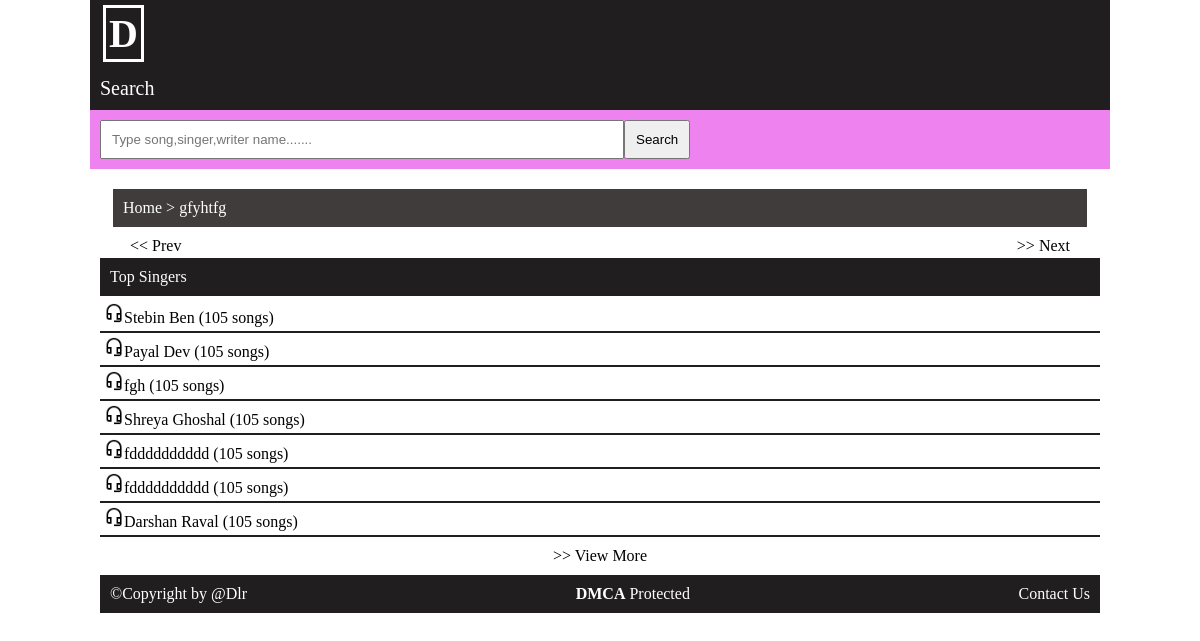
The page /tag/gfhgf-ghfvh on the database its author committed.
### home/models.py (models this page shows, shortened)
class Genere(models.Model):
    CategeryName=models.CharField(max_length=50)
    Slug=models.SlugField(max_length=50,unique=True,null=True,blank=True)
    class Meta:
        ordering = ['-pk']

class Singer(models.Model):
    Name=models.CharField(max_length=50)
    class Meta:
        ordering = ['-pk']

### home/views.py (the view)
# urls.py: path("tag/<slug>",views.label, name="label"),
def label(request,slug):
    post=Genere.objects.filter(Slug=slug)[0]
    p=Song.objects.filter(Genere__Slug=slug)[:4]
    context={
        'labex':f"<a href='/'>Home</a> > <a href='/tag/{ slug }'>{post.CategeryName}</a>",
        'label':post.CategeryName,
        'posts':p,
        'sing':find(7, Singer),
    }
    return render(request,'label.html',context)

### home/views.py (called while the page is built)
def find(num,argsss):
    result=argsss.objects.all()[:int(num)]
    return result

### templates/label.html (shortened to what this page needs)
{% extends 'base.html' %}
{% block content_writing %}
{% if postlength == 0 %}
<div class="content-writing">
    <div class="content">
    <p class="breadcumbs">
    {{labex | safe}}
    </p></div>
<div class="short">
                    <p style="font: size 20px;">There is No Posts for <b>{{label}}</b></p><br>
                        <ul style="padding-left:20px ;"><b>Suggestions:</b>
                        <li>Make sure that all words are spelled correctly.</li>
                        <li>Try different keywords.</li>
                        <li>Try more general keywords.</li>
                        <li>Try fewer keywords</li>
                        </ul>
                </div>
</div>
{% else %}
<div class="content-writing">
            <div class="content">
                <p class="breadcumbs">
                    {{labex | safe}}
                </p>
            </div>
            <div class="cards">
                <div class="next">
                    <a href="/all/{{label}}"> << Prev</a><a href="/all/{{label}}"> >> Next</a>
                </div>
            </div>
{% endif %}
{% endblock content_writing %}

### templates/base.html (shortened to what this page needs)
<!DOCTYPE html>
<html lang="en">
<head>
    {% load static %}
    <link rel="stylesheet" href="{% static 'css/style.css' %}">
</head>
<body>
    <div class="container">
        <div class="logo">
            <a href="/"><b>D</b>{{setup.Site_Name}}</a>
        </div>
        <div class="search-content">
            <p>Search</p>
            <form action="/search" method="get">
                <input type="text" placeholder="Type song,singer,writer name......." name="q"
                    required><button>Search</button>
            </form>
        </div>
        {% block content_writing %}
        {% endblock content_writing %}
        <div class="singers">
                <p>Top Singers</p>
            <ul class="singers-list">
            {% for singers in sing %}
                <li><a href="/singer/{{singers.Name}}"><img src="{% static 'images/outline_headset_mic_black_24dp.png' %}" alt="{{singers.Name}}">{{singers.Name}}</a> (105 songs)
                </li>
            {% endfor %}
            </ul>
            <div class="view">
                <a href="/all/singers"> >> View More</a>
            </div>
        </div>
        <div class="footer">
            <div class="left">
                <p class="web-cradit">
                    &copy;Copyright by @Dlr
                </p>
            </div>
            <div class="center">
                <p><b>DMCA</b> Protected</p>
            </div>
            <div class="right">
                <a href="/contact">Contact Us</a>
            </div>
        </div>
    </div>
</body>
</html>

### static/css/style.css (style rules this page uses)
* { padding:0; margin: 0; }
:root { --skin-color:rgb(32, 30, 30); --join-color:rgb(255, 0, 0); --text-color:#ffffff; --main-text-padding:10px; --menu-color:red; --header-font-size:20px; }
body { background: #ffffff; font-family: 'Baloo Bhai 2', cursive; }
.container { margin:0 90px; }
.content-writing { padding: 10px; }
.logo { background:var(--skin-color); }
.logo { padding: var(--main-text-padding); }
.logo a { text-decoration: none; color: var(--text-color); padding: 3px; font-size: 40px; }
.logo b { color: var(--text-color); padding: 3px; font-size: 40px; border: solid 3px var(--text-color); }
.search-content { background-color: violet; }
.search-content p { font-size: var(--header-font-size); color: var(--text-color); padding: var(--main-text-padding); background-color: var(--skin-color); }
.search-content form { padding: var(--main-text-padding); }
.search-content form input { padding:var(--main-text-padding); width: 50%; }
.breadcumbs a { text-decoration: none; color: var(--text-color); }
.next { display: flex; justify-content: space-between; padding-left:30px; padding-right:30px; }
.next a { color:black; }
.content { margin: 10PX; }
.search-content button { cursor: pointer; padding: var(--main-text-padding); }
.cards a { text-decoration: none; }
.footer { background-attachment: fixed; background-color: var(--skin-color); display: flex; justify-content: space-between; padding: 10px; color: var(--text-color); }
.footer a { text-decoration: none; color: var(--text-color); }
.singers { width: 100%; }
.singers-list { display: grid; }
.singers ul li { list-style: none; padding: 4px; border-bottom:2px solid var(--skin-color); }
.singers ul img { width: 20px; height: 20px; }
.singers ul li a { text-decoration: none; color: black; padding-bottom:4px; }
.singers p { color: var(--text-color); background-color: var(--skin-color); padding: var(--main-text-padding); margin: 3px 0; }
.view { text-align: center; padding: 10px; }
.view a { text-decoration: none; color: black; }
.breadcumbs { background-color: rgb(65, 60, 60); padding: 10px; margin: 3px; color: white; }

### rows shown on the page
Genere: CategeryName "Home > gfyhtfg"
Singer: Name "Stebin Ben"
Singer: Name "Payal Dev"
Singer: Name "fgh"
Singer: Name "Shreya Ghoshal"
Singer: Name "fdddddddddd"
Singer: Name "fdddddddddd"
Singer: Name "Darshan Raval"
